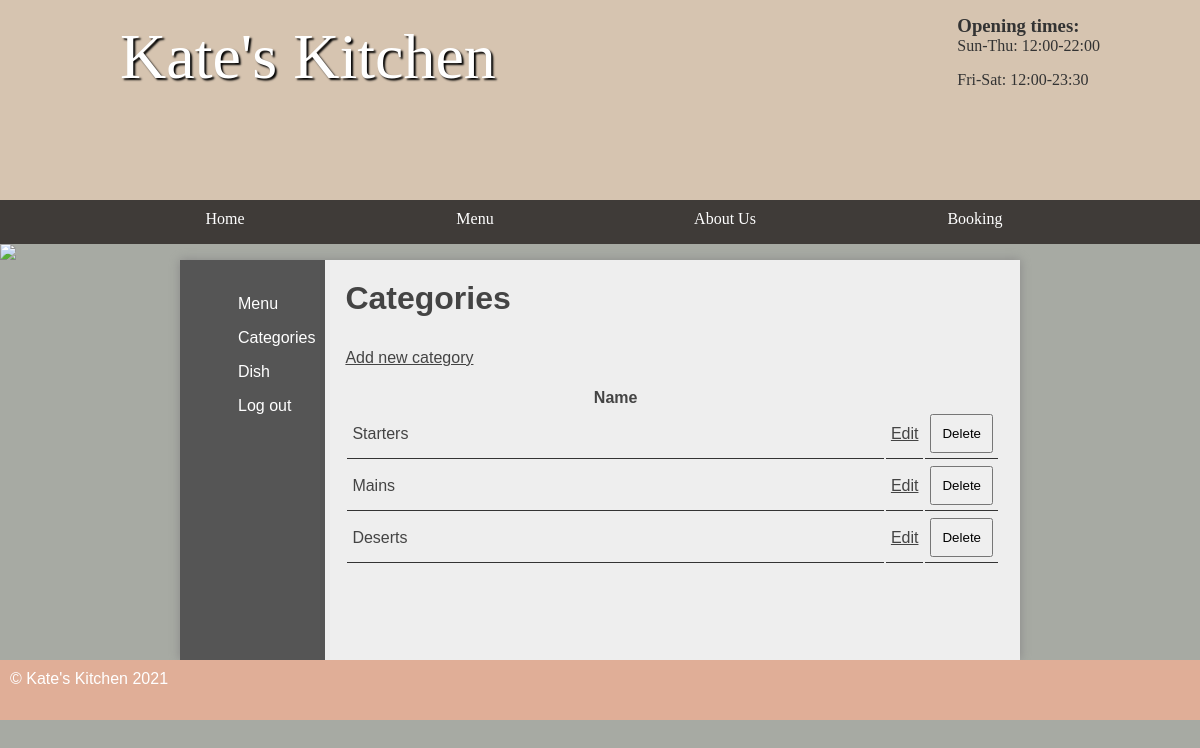
/admin/categories.php (signed in), run on the app's committed database.
### tables this page shows
CREATE TABLE `category` (
  `id` int(11) NOT NULL AUTO_INCREMENT,
  `name` varchar(45) NOT NULL,
  PRIMARY KEY (`id`)
);

### admin/categories.php (the view)
<?php
$pdo = new PDO('mysql:dbname=kitchen;host=127.0.0.1', 'student', 'student', [PDO::ATTR_ERRMODE =>  PDO::ERRMODE_EXCEPTION ]);
include"../header/header.php";
?>
<img src="../images/randombanner.php" />
<main class="sidebar">
    <section class="left">
        <ul>
            <li><a href="../admin/menu.php">Menu</a></li>
            <li><a href="../admin/categories.php">Categories</a></li>
            <li><a href="../admin/hide.php">Dish</a></li>
            <li><a href="../admin/logout.php">Log out</a></li>
        </ul>
    </section>
    <section class="right">
        <?php
if (isset($_SESSION['pass']) &&$_SESSION['pass']!=null) {
		?>
        <h2>Categories</h2>
        <a class="new" href="addcategory.php">Add new category</a>
        <?php
			echo '<table>';
			echo '<thead>';
			echo '<tr>';
			echo '<th>Name</th>';
			echo '<th style="width: 5%">&nbsp;</th>';
			echo '<th style="width: 5%">&nbsp;</th>';
			echo '</tr>';
			$categories = $pdo->query('SELECT * FROM category');
			foreach ($categories as $category) {
				echo '<tr>';
				echo '<td>' . $category['name'] . '</td>';
				echo '<td><a style="float: right" href="editcategory.php?id=' . $category['id'] . '">Edit</a></td>';
				echo '<td><form method="post" action="deletecategory.php">
				<input type="hidden" name="catid" value="' . $category['id'] . '" />
				<input type="submit" name="submit" value="Delete" />
				</form></td>';
				echo '</tr>';
			}
			echo '</thead>';
			echo '</table>';
		}
	?>
    </section>
</main>
<?php include"../footer/footer.php";?>
</body>
</html>

### style/styles.css (style rules this page uses)
* { margin: 0; padding: 0; }
html { font-family: 'Oxygen-Regular', verdana, sans-serif; }
body { background-color: #A7AAA3; }
body > img { width: 100%; display: block; }
main ul { margin-left: 3em; }
main a { color: #333; }
main { min-height: 50vh; background-color: #eee; width: 70vw; display: block; margin: auto; box-shadow: 0px 0px 10px #888; color:#444; }
main h2 { font-size:2em; }
p, li, h2 { margin-bottom: 1em; }
form select, form label, form input, form textarea { float: left; width: 200px; padding: 10px; margin-top: 20px; }
input[type="submit"] { clear: both; margin-left: 220px; width: 220px; }
.left ul { list-style-type: none }
section a { color: #444; }
table { width: 100%; margin-top: 20px; }
td { padding: 5px; border-bottom: 1px solid #333; }
.stock, .sidebar { display: table; }
.stock > ul, .sidebar .left { width: 10vw; list-style-type: none; display: table-cell; padding: 10px; background-color: #555; margin: 0; }
.stock .products, .sidebar .right { display: table-cell; padding: 20px; }
.stock > ul a, .sidebar .left a { color: white; text-decoration: none; }
table td input[type="submit"] { margin: 0; float: right; width: auto; padding: auto; }
.right { padding: 20px; }

### data on the page
category: name "Starters"
category: name "Mains"
category: name "Deserts"
